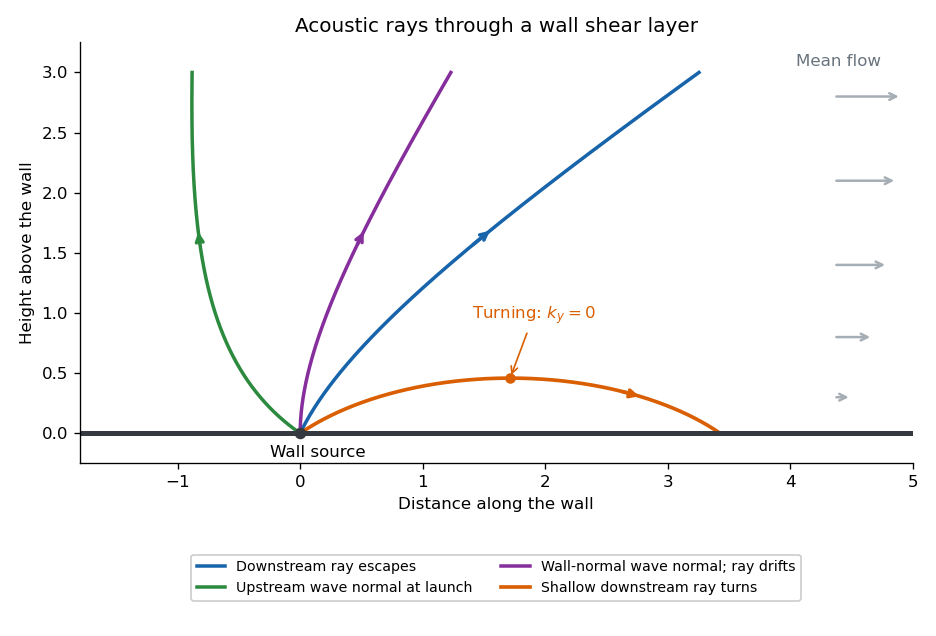

Write the Python code that produced this figure.
"""Original acoustic-ray sketch; Python 3.14, NumPy 2.3.5, Matplotlib 3.10.7.

Writes paper-82-shear-layer-rays.png to caller CWD; honors MPLCONFIGDIR.
Units: omega = c0 = 1; mean flow U(y) = 0.6 (1 - exp(-y)).
"""
import numpy as np
import matplotlib
matplotlib.use('Agg')
import matplotlib.pyplot as plt


def primitive(values, grid):
    return np.r_[0, np.cumsum((values[:-1] + values[1:]) * np.diff(grid) / 2)]


def flow(y):
    return 0.6 * (1 - np.exp(-y))


def ray(beta, y):
    kx = np.cos(np.deg2rad(beta))
    intrinsic = 1 - flow(y) * kx
    ky = np.sqrt(intrinsic**2 - kx**2)
    return primitive((flow(y) * intrinsic + kx) / ky, y)


fig, ax = plt.subplots(figsize=(7.8, 5.3), facecolor='white')
y = np.linspace(0, 3, 1200)
for beta, color, label in [(65, '#1864ab', 'Downstream ray escapes'),
                            (145, '#2b8a3e', 'Upstream wave normal at launch'),
                            (90, '#862e9c', 'Wall-normal wave normal; ray drifts')]:
    x = ray(beta, y)
    ax.plot(x, y, color=color, lw=2.1, label=label)
    j = 650
    ax.annotate('', xy=(x[j+30], y[j+30]), xytext=(x[j-30], y[j-30]),
                arrowprops=dict(arrowstyle='->', color=color, lw=2.1))

kx = np.cos(np.deg2rad(35))
uturn = 1 / kx - 1
yturn = -np.log(1 - uturn / .6)
t = np.linspace(0, np.pi/2 - 1e-5, 1000)
yt = yturn * np.sin(t)**2
intrinsic = 1 - flow(yt) * kx
ky = np.sqrt(intrinsic**2 - kx**2)
dx_dt = (flow(yt) * intrinsic + kx) / ky * 2*yturn*np.sin(t)*np.cos(t)
xt = primitive(dx_dt, t)
ax.plot(xt, yt, color='#d95f02', lw=2.2, label='Shallow downstream ray turns')
ax.plot(2*xt[-1] - xt[::-1], yt[::-1], color='#d95f02', lw=2.2)
ax.scatter([xt[-1]], [yturn], color='#d95f02', s=28, zorder=5)
ax.annotate('Turning: $k_y=0$', xy=(xt[-1], yturn), xytext=(1.4, .95),
            color='#d95f02', fontsize=10,
            arrowprops=dict(arrowstyle='->', color='#d95f02'))
ax.annotate('', xy=(2*xt[-1]-xt[600], yt[600]),
            xytext=(2*xt[-1]-xt[680], yt[680]),
            arrowprops=dict(arrowstyle='->', color='#d95f02', lw=2.2))

for height in [.3, .8, 1.4, 2.1, 2.8]:
    ax.annotate('', xy=(4.35 + flow(height), height), xytext=(4.35, height),
                arrowprops=dict(arrowstyle='->', color='#a6aeb5', lw=1.5))
ax.text(4.05, 3.05, 'Mean flow', fontsize=10, color='#68737d')
ax.axhline(0, color='#343a40', lw=3)
ax.scatter([0], [0], color='#343a40', s=35, zorder=6)
ax.text(-.25, -.2, 'Wall source', fontsize=10)
ax.set(xlim=(-1.8, 5), ylim=(-.25, 3.25), xlabel='Distance along the wall',
       ylabel='Height above the wall', title='Acoustic rays through a wall shear layer')
ax.legend(loc='upper center', bbox_to_anchor=(.5, -.2), ncol=2, fontsize=8.5, frameon=True, facecolor='white', framealpha=1)
ax.spines[['top', 'right']].set_visible(False)
fig.tight_layout()
fig.savefig('paper-82-shear-layer-rays.png', dpi=120, facecolor='white', transparent=False)
plt.close(fig)
